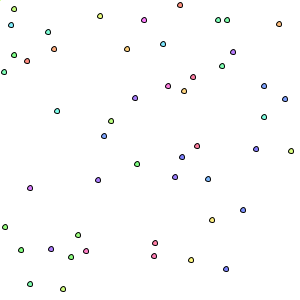
Frame 1 (no input)
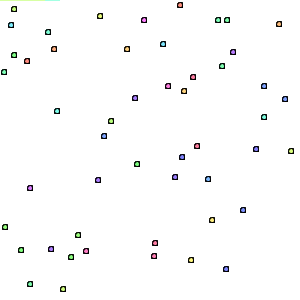
Frame 60 (the mouse pressed at the canvas centre just before this capture)
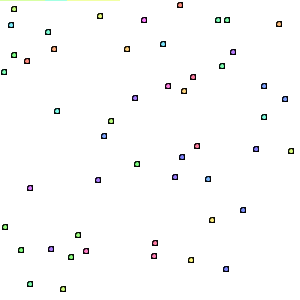
Frame 120 (the mouse held since frame 60 and released just before this capture)

The Processing sketch that drew these frames (run headless with seeded random() and noise(); from frame 60 on, the mouse is pressed at the canvas centre):

// Processing sketch: veronellelelele_regions
// ── veronellelelele_regions.pde
ArrayList<P> points = new ArrayList<P>();
class P {
  int x, y;
  color c;
  P() {
    x = floor(random(width));
    y = floor(random(height));
    c = color(random(255), 128, 255);
  }
  void draw() {
    fill(c);
    stroke(0);
    ellipse(x, y, 5, 5);
  }
}
color[][] colours;
int xi = 0, yi = 0;
final int NUM_POINTS = 50;
void setup() {
  frameRate(1000);

  size(300, 300);

  colorMode(HSB);
  generate();
  background(255);
}

void generate() {
  colours = new color[width][height];
  for (int x = 0; x < width; x += 1) {
    for (int y = 0; y < height; y += 1) {
      colours[x][y] = color(255);
    }
  }

  for (int i = 0; i < NUM_POINTS; i += 1) {
    points.add(new P());
  }
}


void draw() {




  P closest = null;
  float dist = 0;
  float shortest = 0;

  for (P p : points) {
    dist = qDist(xi, yi, p);

    if (closest == null || dist < shortest) {
      closest = p;
      shortest = dist;
    }
  }

  if (closest != null) {
    colours[xi][yi] = closest.c;
  }

  stroke(colours[xi][yi]);
  point(xi, yi);


  xi += 1;
  if (xi == width) {
    xi = 0;
    yi += 1;
    if (yi == height) {
      generate();
      xi = 0;
      yi = 0;
    }
  }


  //for (int x = 0; x < width; x += 1) {
  //for (int y = 0; y < height; y += 1) {

  //}
  //}


  for (P p : points) {
    p.draw();
  }
}

float qDist(int x, int y, P p) {
  return qDist(x, y, p.x, p.y);
}

float qDist(int x1, int y1, int x2, int y2) {
  return (pow(x1 - x2, 2) + pow(y1 - y2, 2));
}
